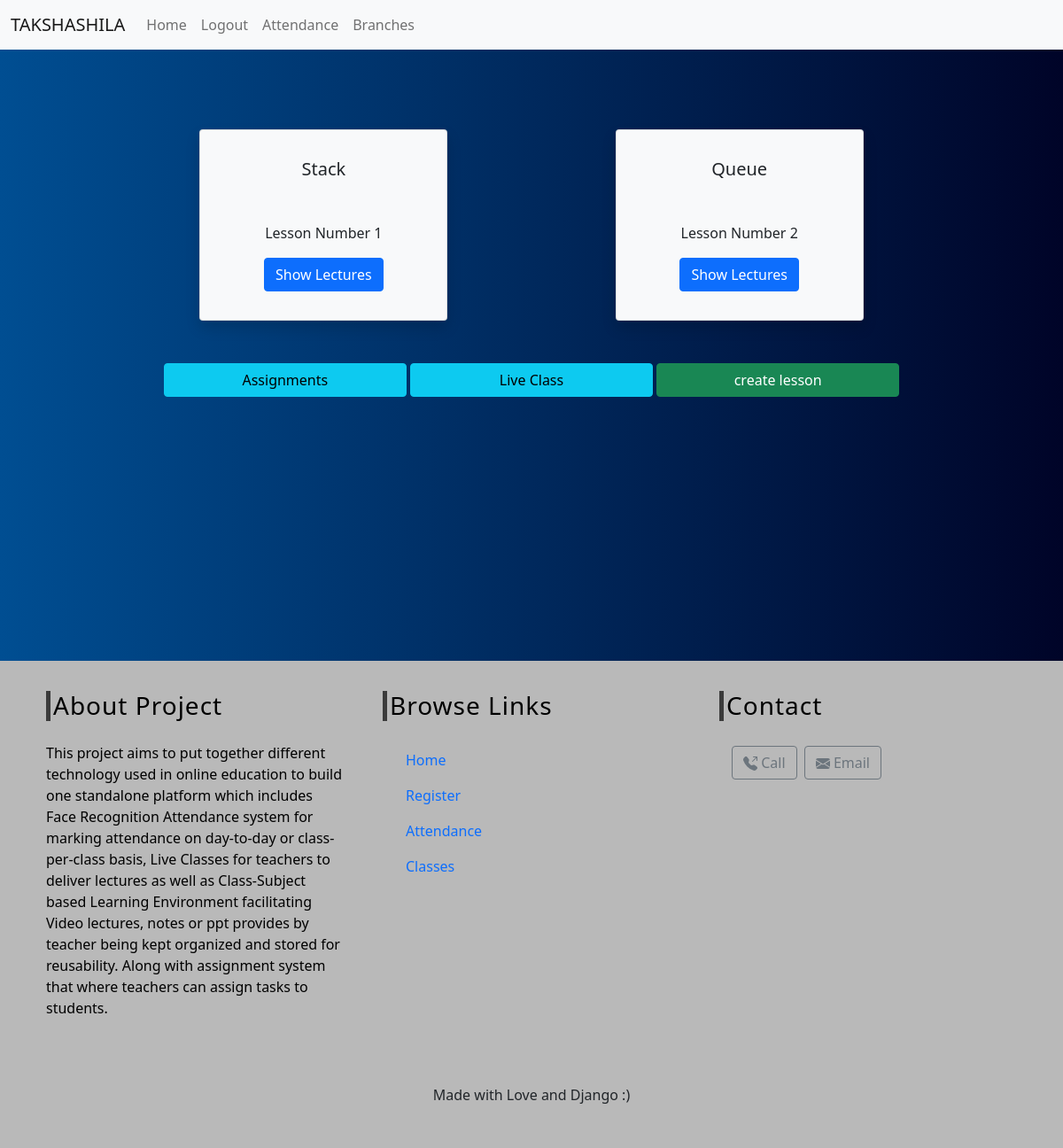
The app's page /classes/3cs3-05 (signed in) with its own data.
### classes/models.py (models this page shows, shortened)
class Lesson(models.Model):
    lesson_id = models.CharField(max_length=100,unique=True)
    branch = models.ForeignKey(Branch, on_delete=models.CASCADE)
    semester = models.ForeignKey(Semester, on_delete=models.CASCADE)
    subject = models.ForeignKey(Subject, on_delete=models.CASCADE, related_name='lessons')
    created_by = models.ForeignKey(User,on_delete=models.CASCADE)
    created_at = models.DateTimeField(auto_now_add=True)
    name = models.CharField(max_length=250)
    position = models.PositiveSmallIntegerField(verbose_name="Lecture Number")
    slug = models.SlugField(null=True, blank=True)
    video = models.FileField(upload_to=lesson_files,verbose_name="Video", blank=True,null=True)
    notes = models.FileField(upload_to=lesson_files,verbose_name="Notes", blank=True,null=True)
    ppt = models.FileField(upload_to=lesson_files,verbose_name="Presentation", blank=True,null=True)
    class Meta:
        ordering = ['position']

### classes/views.py (the view)
# urls.py: path('<slug:slug>',views.LessonListView.as_view(), name='lesson_list'),
class LessonListView(DetailView):
    context_object_name = 'Subjects'
    model = Subject
    template_name = 'classes/lesson_list_view.html'

### classes/templates/classes/lesson_list_view.html (shortened to what this page needs)
{% extends 'index.html' %}
{% block content %}
{% if user.is_authenticated %}
    <div class="card-views row">
    {% for lesson in Subjects.lessons.all %}
        <div class="card text-center text-dark bg-light col-md-3 col-sm-5 shadow p-3 mb-5 mx-1 px-4">
            <div class="card-body">
                <h5 class="card-title mb-5">{{lesson.name}}</h5>
                <p class="card-text">Lesson Number {{lesson.position}}</p>
                <a href="{%url 'classes:lesson_detail' slug=lesson.slug subjects=Subjects.slug %}" class="btn btn-primary">Show Lectures</a>
            </div>
        </div>
    {%endfor%}
    </div>
    <div class="bottom-link">
    <a href="{%url 'classes:assignment_list' slug=Subjects.slug %}" class="btn col-sm-5 col-lg-3 mb-1 btn-info">Assignments</a>
    <a href="{%url 'classes:live_class' slug=Subjects.slug %}" class="btn col-sm-5 col-lg-3 mb-1 btn-info">Live Class</a>
    {% if user.profile.user_type == "teacher" %}
        <a href="{%url 'classes:lesson_create' slug=Subjects.slug %}" class="btn col-sm-5 col-lg-3 mb-1 btn-success">create lesson</a>
    {% endif %}
    </div>
{% else %}
<script>
    alert("You are not authorised")
    window.location.replace("{% url 'index' %}");
</script>
{% endif %}
{% endblock %}

### templates/index.html (style rules this page uses)
body { background: #000428; background: -webkit-linear-gradient(to right, #004e92, #000428); background: linear-gradient(to right, #004e92, #000428); }
.card-views { display: flex; justify-content: space-evenly; flex-direction: row; flex-wrap: wrap; text-align: center; margin-top: 20px; }

### classes/templates/classes/lesson_list_view.html (style rules this page uses)
.bottom-link { position: sticky; width: 100%; bottom: 0; text-align: center; }

### records on screen
Lesson: name "Stack", position "1"
Lesson: name "Queue", position "2"
